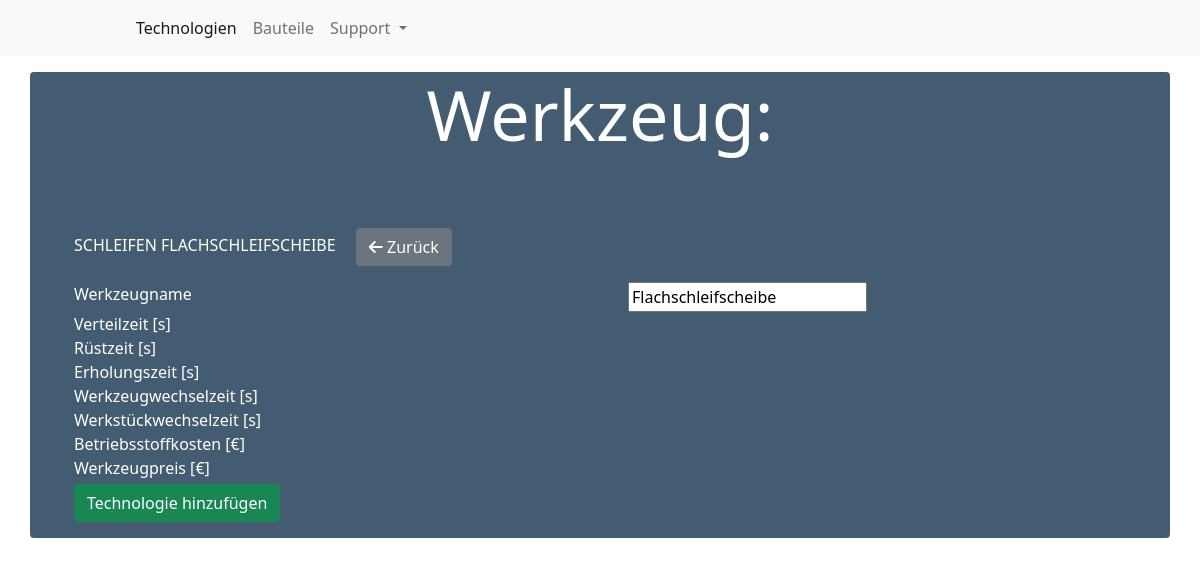
Screenshot of /tool/9/update with the database file from the repository.
### main/models.py (models this page shows, shortened)
class Tool(models.Model):
    name = CharField(max_length=255)
    technology = ForeignKey(Technology, on_delete=models.CASCADE)
    verteilzeit = FloatField()
    ruestzeit = FloatField()
    erholungszeit = FloatField()
    werkzeugwechselzeit = FloatField()
    werkstueckwechselzeit = FloatField()
    betriebsstoffkosten = FloatField()
    werkzeugpreis = FloatField()
    def __str__(self):
        return f"{self.technology.name.upper()} {self.name.upper()}"

class Technology(models.Model):
    name = models.CharField(max_length=255)
    restfertigungsgemeinkosten = FloatField()
    anschaffungswert = FloatField()
    verkaufserlös = FloatField()
    abschreibungsdauer = FloatField()
    platzbedarf = FloatField()
    mittlere_leistung = FloatField()
    instandhaltungsfaktor = FloatField()
    quadratmeterpreis = FloatField()
    strompreis = FloatField()
    zinsatz = FloatField()
    stundenlohn = FloatField()
    fertigungsmittelanzahl = FloatField()
    bediehnverhaeltnis = FloatField()

### main/views.py (the view)
class ToolUpdate(UpdateView):
    model = Tool
    template_name = 'main/technology/tool_form.html'
    fields = ['name']
    def get_context_data(self, **kwargs: Any) -> Dict[str, Any]:
        context = super().get_context_data(**kwargs)
        context['tool'] = self.model.objects.get(
            pk=self.kwargs.get('pk'))
        return context

### main/templates/main/technology/tool_form.html (shortened to what this page needs)
{% extends "base.html" %}{% load static %}
{% block content %}
<div class="container mt-3">
  <div class="row">
    <div class="header mb-2">
      <h2 class='display-4 text-center pb-5' style='font-size:70px;'>
        Werkzeug:
      </h2>
      <ul>
        {{tool}}
        <a class="w-20 btn btn-secondary m-3" href="{% url 'technology-detail' technology.id %}"><i
            class="fas fa-arrow-left"></i>
          Zurück</a>
        <form method="post">
          <div class="row">
            <div class="col-sm">
              Werkzeugname
            </div>
            <div class="col-sm">
              {{ form.name}}
            </div>
          </div>
          <div class="row">
            <div class="col-sm">
              Verteilzeit [s]
            </div>
            <div class="col-sm">
            </div>
          </div>
          <div class="row">
            <div class="col-sm">
              Rüstzeit [s]
            </div>
            <div class="col-sm">
            </div>
          </div>
          <div class="row">
            <div class="col-sm">
              Erholungszeit [s]
            </div>
            <div class="col-sm">
            </div>
          </div>
          <div class="row">
            <div class="col-sm">
              Werkzeugwechselzeit [s]
            </div>
            <div class="col-sm">
            </div>
          </div>
          <div class="row">
            <div class="col-sm">
              Werkstückwechselzeit [s]
            </div>
            <div class="col-sm">
            </div>
          </div>
          <div class="row">
            <div class="col-sm">
              Betriebsstoffkosten [€]
            </div>
            <div class="col-sm">
            </div>
          </div>
          <div class="row">
            <div class="col-sm">
              Werkzeugpreis [€]
            </div>
            <div class="col-sm">
            </div>
          </div>
          <input class="w-20 btn btn-success mt-1" type="submit" value="Technologie hinzufügen">
        </form>
      </ul>
    </div>
  </div>
</div>
{% endblock %}

### main/static/main/main.css (style rules this page uses)
.header { background-color: rgba(21, 52, 78, 0.8); border-radius: 4px; color: rgb(255, 255, 255); }

### main/templates/base.html (style rules this page uses)
body { background: url("/static/main/Bild0.png") no-repeat center center fixed; -webkit-background-size: cover; -moz-background-size: cover; -o-background-size: cover; background-size: cover; min-height: 100%; }

### rows the page displays
Tool: technology+name "SCHLEIFEN FLACHSCHLEIFSCHEIBE", name "Flachschleifscheibe"
